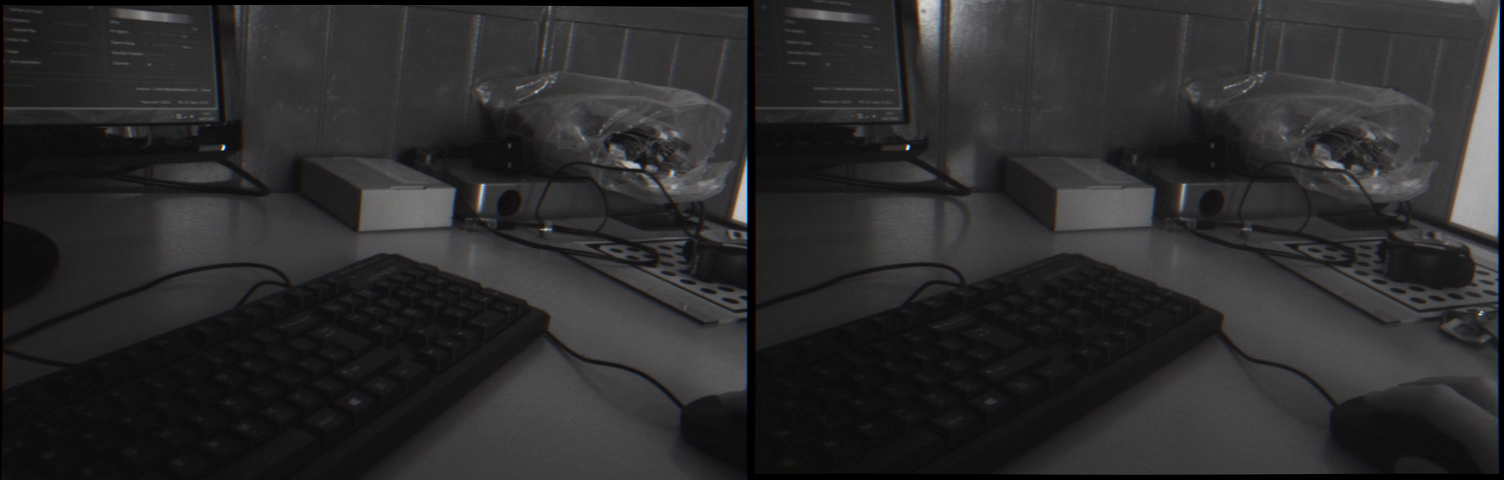
#> input picture frame 2 of generate3D/Other/stereo_video_20190704_171103_011.mp4, 1504 x 480 px, given in place of the camera
$ python 'Range Function old.py'   (older library calls are emulated)
#> lines starting #> are read from the running program, lines starting #| are printed output that depends on the picture; after the words box and inside, x2 and y2 are one past the last pixel; in counts of white or black regions, pixels touching at a corner belong together
import cv2
import numpy as np
import time
from matplotlib import pyplot as plt
import argparse
import signal
import math
import os
import pptk


def ranger():

    #number is number of pictures taken with an interval in secs between pictures
    #trials is number of points in the point array chaosen to find the distance to
    number = 35
    interval = 0.03
    trials = 1

    #Functions to convert the laser location to Distance
    def xpixdist(xpix):
        return 1.66641476680862*10**-7*(xpix)**4 - 0.00025723591349712*(xpix)**3 + 0.148802849361544*(xpix)**2 + -38.2381266165862*(xpix) + 3684.10972750337

    def ypixdist(ypix):
        return 6.16848544623133*10**-9*(ypix)**4-2.32030083903941*10**-6*(ypix)**3 + 0.000300058782171953*(ypix)**2 - 0.0118573916872868*(ypix)**1 + 0.27789595721237

    #loads in the stereo calibration
    Scal = cv2.FileStorage("cal/stereo_calibration.xml", cv2.FILE_STORAGE_READ)
    Rot_matrix = Scal.getNode("R").mat()
    Tran_dist = Scal.getNode("T").mat()
    Scal.release()

    #loads in the calibration files and finds the camera matrix and the distortion coefficients
    Rcal = cv2.FileStorage("cal/Right_calibration.xml", cv2.FILE_STORAGE_READ)
    Rmatrix = Rcal.getNode("cameraMatrix").mat()
    Rdist = Rcal.getNode("distCoeffs").mat()
    Rcal.release()

    Lcal = cv2.FileStorage("cal/left_calibration.xml", cv2.FILE_STORAGE_READ)
    Lmatrix = Lcal.getNode("cameraMatrix").mat()
    Ldist = Lcal.getNode("distCoeffs").mat()
    Lcal.release()

    #finds camera and launches window
    cam = cv2.VideoCapture(0)

    count = 1
    imagesL = np.array([[]])
    imagesR = np.array([[]])


    ret, frame = cam.read()
#> frame is the input picture: shape (480, 1504, 3); mean B, G, R 44, 43.4, 43.9

    #combines left and right images together
    frame_left = frame.copy()
    frame_left = cv2.flip(frame_left[:, :, 1],0)
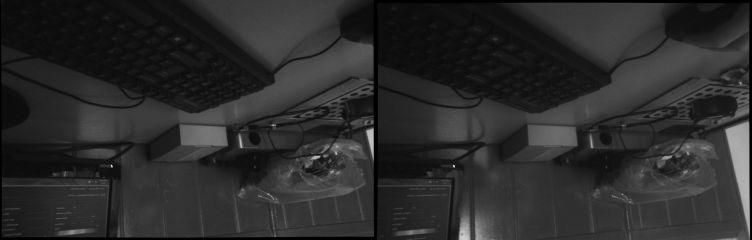
#> frame_left: shape (480, 1504) (shown at 1/2 size); min 0, max 254, mean 43.4
    frame_right = frame.copy()
    frame_right = cv2.flip(frame_right[:, :, 2],0)

    frame_joint = np.concatenate((frame_left,frame_right), axis=1)
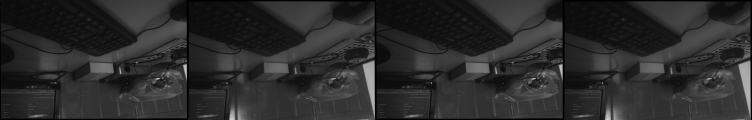
#> frame_joint: shape (480, 3008) (shown at 1/4 size); min 0, max 255, mean 43.6

    cv2.line(frame_joint, (346, 188), (346, 192), (0,0,0), 1)
#> frame_joint: shape (480, 3008); under 0.01% of pixels changed, all inside (x1, y1, x2, y2) = (346, 188, 347, 193)
    cv2.line(frame_joint, (344, 190), (348, 190), (0,0,0), 1)
#> frame_joint: shape (480, 3008); min 0, max 255, mean 43.6

    #cv2.imshow("Deimos; Press space for capture", frame_joint)

    for nn in range(number):
        #pressing space takes picture and applies calibration
        imgL = frame_left
        imgR = frame_right

        Lheight, Lwidth = imgL.shape[:2]
        Rheight, Rwidth = imgR.shape[:2]

        (leftRectification, rightRectification, leftProjection, rightProjection,
        dispartityToDepthMap, leftROI, rightROI) = cv2.stereoRectify(
                Lmatrix, Ldist,
                Rmatrix, Rdist,
                (Lwidth,Lheight), Rot_matrix, Tran_dist,
                None, None, None, None, None,
                cv2.CALIB_ZERO_DISPARITY, -1)

        #undistort
        Lmapx,Lmapy = cv2.initUndistortRectifyMap(Lmatrix,Ldist,leftRectification,leftProjection,(Lwidth,Lheight),5)
        Ldst = cv2.remap(imgL,Lmapx,Lmapy,cv2.INTER_LINEAR)

        Rmapx,Rmapy = cv2.initUndistortRectifyMap(Rmatrix,Rdist,rightRectification,rightProjection,(Rwidth,Rheight),5)
        Rdst = cv2.remap(imgR,Rmapx,Rmapy,cv2.INTER_LINEAR)

        strcnt = str(count)

        #saves the recified images
        globals()['image'+str(count)+'_l_'] = Ldst
        globals()['image'+str(count)+'_r_'] = Rdst

        #allows for an interval between the pictures given by interval
        time.sleep(interval)
        count += 1
#> this loop made 35 passes
#> pass 1, in ranger, `Ldst = cv2.remap(imgL,Lmapx,Lmapy,cv2.INTER_LINEAR)`:
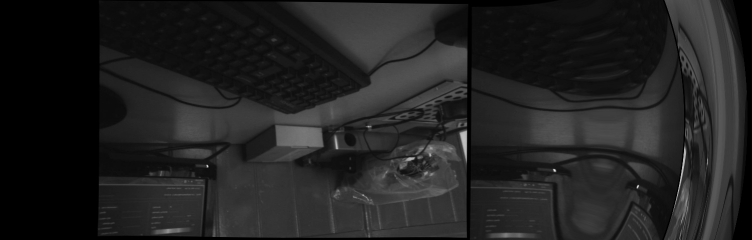
#> Ldst: shape (480, 1504) (shown at 1/2 size); min 0, max 239, mean 34.1
#> pass 1, in ranger, `Rdst = cv2.remap(imgR,Rmapx,Rmapy,cv2.INTER_LINEAR)`:
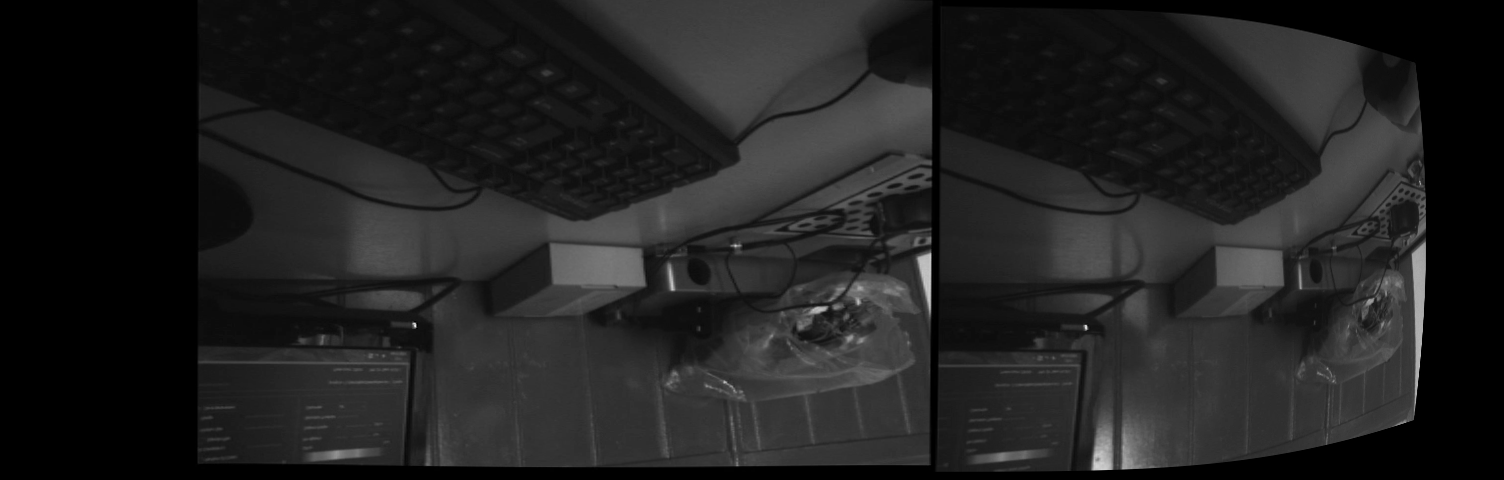
#> Rdst: shape (480, 1504); min 0, max 236, mean 32.6
#> after the loop, count = 36
        #print(count)

    if count > number:
        str_number = str(number)
        str_interval = str(interval)
#> str_interval = '0.03'
        #print(str_number+' pictures taken, at '+str_interval+' intervals')
        #print('saved variables in form: image()_r_ or image()_l_')
        count = 0


        for n in range(number):
            n += 1

            ply_header = '''
            '''

            CV_MATCHER_BM = 1
            CV_MATCHER_SGBM = 0

            #define matching parameters
            #SETTINGS FOR PHOBOS NUCLEAR
            algorithm = CV_MATCHER_BM
            window_size = 30
            block_size = 15
            min_disp = 20
            num_disp = 16*6
            uniqness_ratio = 15
            speckle_window_size = 500
            speckle_range = 5

            #define command line arguments
            parser = argparse.ArgumentParser()
            parser.add_argument("-c","--calibration_folder",
                                help="folder location of calibration file",
                                type=str,default='cal')
            parser.add_argument("-i","--input_folder",
                                help="folder location of left and right images",
                                type=str,default='input')
            parser.add_argument("-p","--output_folder_point_clouds",
                                help="folder location to output point clouds",
                                type=str,default='output/point_clouds')
            parser.add_argument("-m","--output_folder_disparity",
                                help="folder location to output disparity maps",
                                type=str,default='output/disparity')
            parser.add_argument("-l","--left_wildcard",
                                help="wildcard for reading images from left camera in folder",
                                type=str,default='*_l_*.png')
            parser.add_argument("-r","--right_wildcard",
                                help="wildcard for reading images from right camera in folder",
                                type=str,default='*_r_*.png')
            parser.add_argument("-x","--pose_wildcard",
                                help="wildcard for reading camera pose in folder",
                                type=str,default='*.txt')
            parser.add_argument("-v","--visualise3D",
                                help="visualise point cloud",
                                type=bool,default=False)
            parser.add_argument("-d","--visualise_disparity",
                                help="visualise disparity map",
                                type=bool,default=True)
            parser.add_argument("-t","--pose_transformation",
                                help="enable transformation of generated point clouds by pose (pose file for each image pair containing [x,y,z,w,x,y,z])",
                                type=bool,default=False)
            args = parser.parse_args()

            # [171 lines left out: functions write_ply, visualise_points, t_q_to_matrix, transform_points, main, not called in this run]

            if __name__ == '__main__':
                main()

        average_distance = 0
        #for the number of pictures chosen, a distance can be found from each
        for n in range(number):
            n += 1
            #creates the positions of the poit map in to the three cartesian directions
            globals()['xpos_'+str(n)] = []
            globals()['ypos_'+str(n)] = []
            globals()['zpos_'+str(n)] = []
            globals()['alt_xpos_'+str(n)] = []
            globals()['alt_ypos_'+str(n)] = []

            for pos in range(len(globals()['points_'+str(n)])):
                globals()['alt_xpos_'+str(n)].append(globals()['points_'+str(n)][pos][0])
                globals()['alt_ypos_'+str(n)].append(globals()['points_'+str(n)][pos][1])
                globals()['zpos_'+str(n)].append(globals()['points_'+str(n)][pos][2])

            #Distance needs to be adjusted from the distance of the left camera to the distance from the probe.
            x_difference = 0.04
            y_difference = 0.06

            for x in globals()['alt_xpos_'+str(n)]:
                x = x + x_difference
                globals()['xpos_'+str(n)].append(x)

            for y in globals()['alt_ypos_'+str(n)]:
                y = y + y_difference
                globals()['ypos_'+str(n)].append(y)

            close_pos = []
            #finds the points closest to the centre of the screen, finds their position and then the corrosponding z coordinate to give distance
            for t in range(trials):
                shortest_dist = 10.0
                positions = []
                for N in range(len(globals()['xpos_'+str(n)])):
                    dist = math.sqrt((globals()['xpos_'+str(n)][N] * globals()['xpos_'+str(n)][N]) + (globals()['ypos_'+str(n)][N] * globals()['ypos_'+str(n)][N]))
                    if dist < shortest_dist:
                        shortest_dist = dist
                        positions.append(N)
                close_pos.append(positions[-1])
                del globals()['xpos_'+str(n)][positions[-1]]
                del globals()['ypos_'+str(n)][positions[-1]]

            #finally averages all the distances measured for each picture and all pictures.
            globals()['totdist_'+str(n)] = 0
            for listno in close_pos:
                globals()['totdist_'+str(n)] += globals()['zpos_'+str(n)][listno]
            average_distance += (globals()['totdist_'+str(n)] / trials)
            #print(globals()['totdist_'+str(n)])

        average_distance = (average_distance / number)
        #average_distance = (average_distance - 88.054) / 0.807
        #average_distance = (average_distance - 96) / 0.807
        #average_distance += -31
        average_distance = round((average_distance),3)

    return(average_distance)


#> (the run stopped early here; a loop or call above may not have finished)

$ run again, starting later in the video
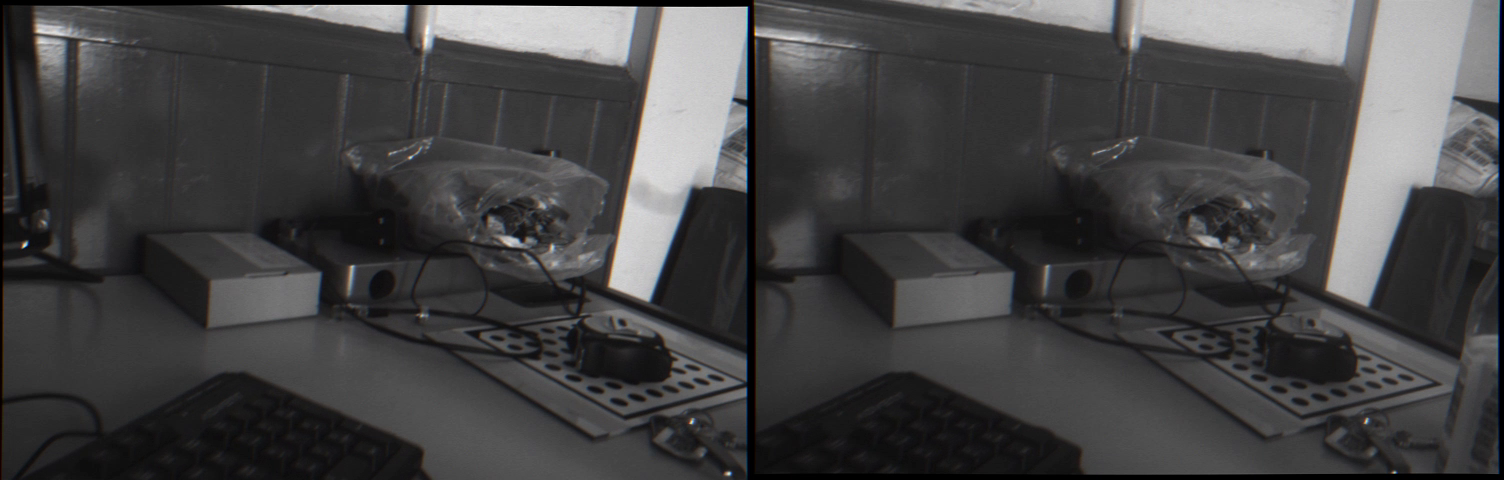
#> input picture frame 11 of generate3D/Other/stereo_video_20190704_171103_011.mp4, 1504 x 480 px, given in place of the camera
#> in ranger, frame is the input picture: shape (480, 1504, 3); mean B, G, R 68.1, 67.5, 68
#> in ranger, `frame_joint = np.concatenate((frame_left,frame_right), axis=1)`:
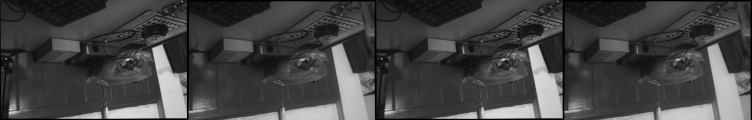
#> frame_joint: shape (480, 3008) (shown at 1/4 size); min 0, max 255, mean 67.8
#> the loop in ranger, `for nn in range(number):` made 35 passes
#> pass 1, in ranger, `Rdst = cv2.remap(imgR,Rmapx,Rmapy,cv2.INTER_LINEAR)`:
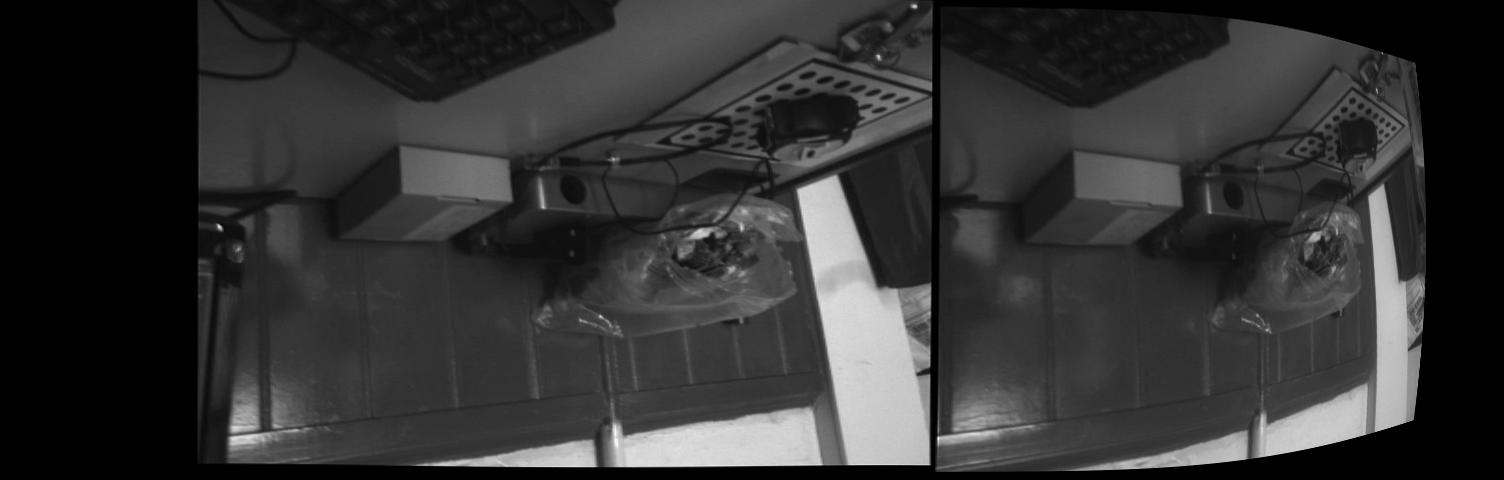
#> Rdst: shape (480, 1504); min 0, max 251, mean 50.7
#> after the loop in ranger, `for nn in range(number):`: count = 36
#> str_interval = '0.03'

$ run again, starting later in the video
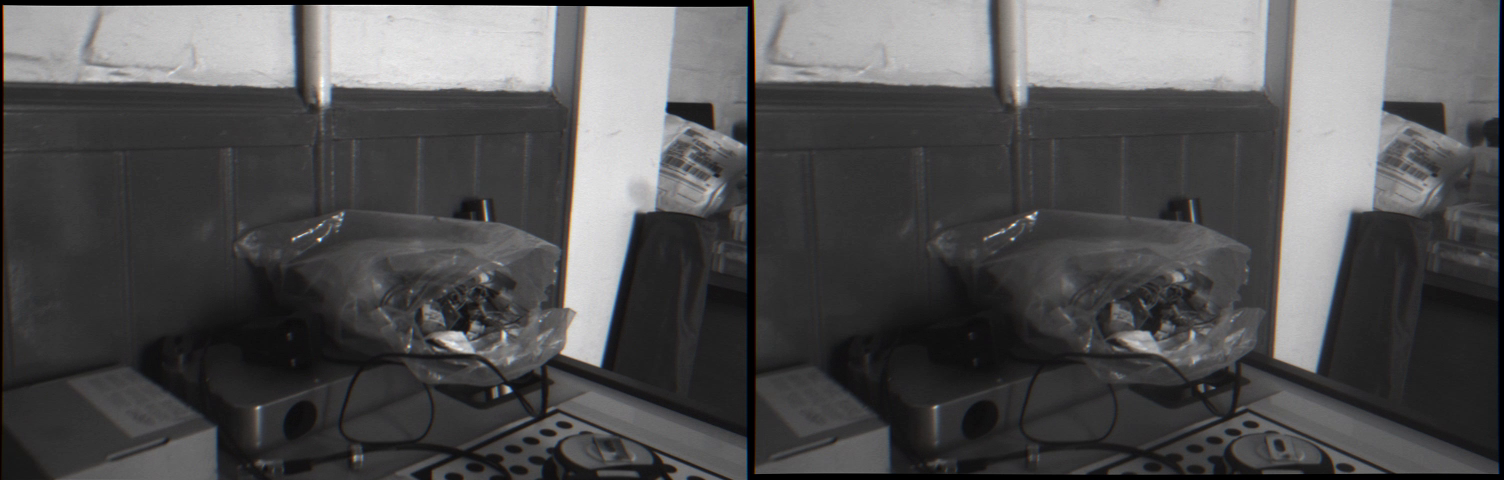
#> input picture frame 20 of generate3D/Other/stereo_video_20190704_171103_011.mp4, 1504 x 480 px, given in place of the camera
#> in ranger, frame is the input picture: shape (480, 1504, 3); mean B, G, R 83.8, 83.2, 83.7
#> in ranger, `frame_joint = np.concatenate((frame_left,frame_right), axis=1)`:
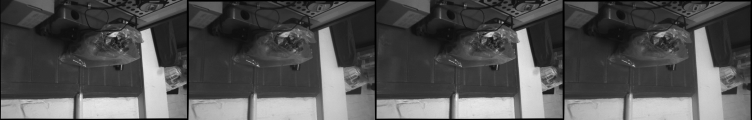
#> frame_joint: shape (480, 3008) (shown at 1/4 size); min 0, max 255, mean 83.5
#> the loop in ranger, `for nn in range(number):` made 35 passes
#> pass 1, in ranger, `Rdst = cv2.remap(imgR,Rmapx,Rmapy,cv2.INTER_LINEAR)`:
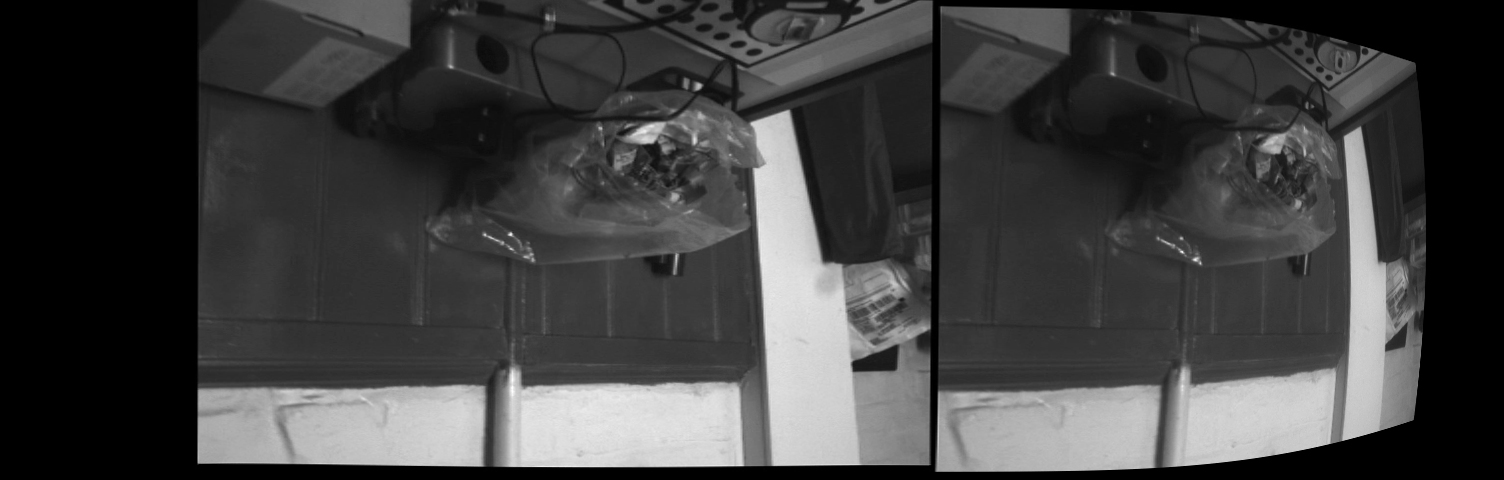
#> Rdst: shape (480, 1504); min 0, max 254, mean 64.1
#> after the loop in ranger, `for nn in range(number):`: count = 36
#> str_interval = '0.03'
